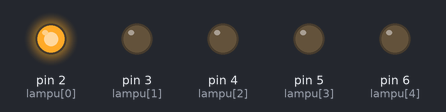
Bench run of a sketch on a simulated Arduino Uno, built with avr-gcc and run on an emulated ATmega328P. Parts: output pins drawn as LEDs (lit = HIGH).

Above: at 0.2 s.
At 1.2 s:
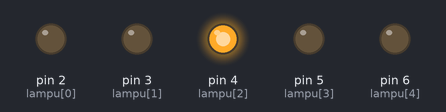
At 1.7 s:
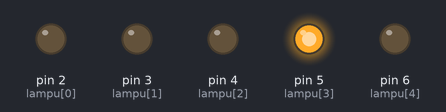
At 2.5 s:
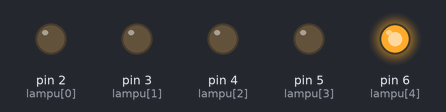
At 5.2 s:
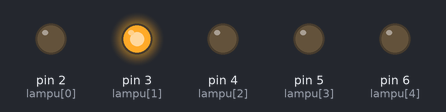
Timing chart, 0 to 5.9 s (numbered marks = the images above):
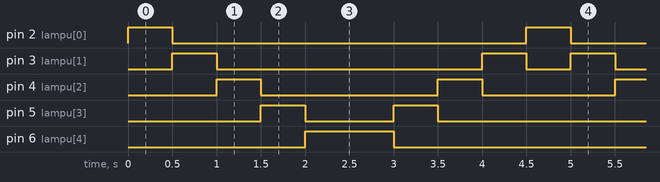

Measured:
- by itself, pin 2 (lampu[0]): alternates HIGH for 0.50 s and LOW for 4.0 s
- by itself, pin 3 (lampu[1]): repeats every 4.5 s: LOW 3.0 s, HIGH 0.50 s, LOW 0.50 s, HIGH 0.50 s
- by itself, pin 4 (lampu[2]): repeats every 4.5 s: LOW 2.0 s, HIGH 0.50 s, LOW 1.5 s, HIGH 0.50 s
- by itself, pin 5 (lampu[3]): repeats every 4.5 s: LOW 1.0 s, HIGH 0.50 s, LOW 2.5 s, HIGH 0.50 s
- by itself, pin 6 (lampu[4]): alternates HIGH for 1.0 s and LOW for 3.5 s

The sketch:

Lanjut_1_led.ino
```cpp
int lampu[] = {2,3,4,5,6};
int len = sizeof(lampu) / sizeof(lampu[0]);

void setup() {
  // put your setup code here, to run once:
  for(int y=0;y<5;y++){
    pinMode(lampu[y], OUTPUT);
  }
//  Serial.begin(9600);
}

void loop() {
  // put your main code here, to run repeatedly:

// latihan 1
/* for(int i=0;i<5;i++){
//    digitalWrite(lampu[i], HIGH);
//    delay(500);
//    digitalWrite(lampu[i], LOW);
  } */

//  Serial.print(sizeof(lampu[1]));
//// latihan 2
//int b = 0;
//while(b < len){
//    digitalWrite(lampu[b], HIGH);
//    delay(500);
//    digitalWrite(lampu[b], LOW);
//    b++;
//}
//
//int c = len-1;
//while(c > 0){
//    digitalWrite(lampu[c], HIGH);
//    delay(500);
//    digitalWrite(lampu[c], LOW);
//    c--;
//}


//latihan 3
int b = 0;
do{
    digitalWrite(lampu[b], HIGH);
    delay(500);
    digitalWrite(lampu[b], LOW);
    b++;
}while(b < len);

int c = len-1;
do{
    digitalWrite(lampu[c], HIGH);
    delay(500);
    digitalWrite(lampu[c], LOW);
    c--;
}while(c > 0);

}
```
